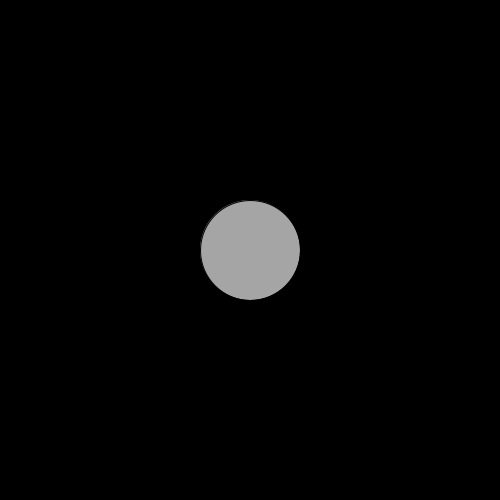
Frame 1 (no input)
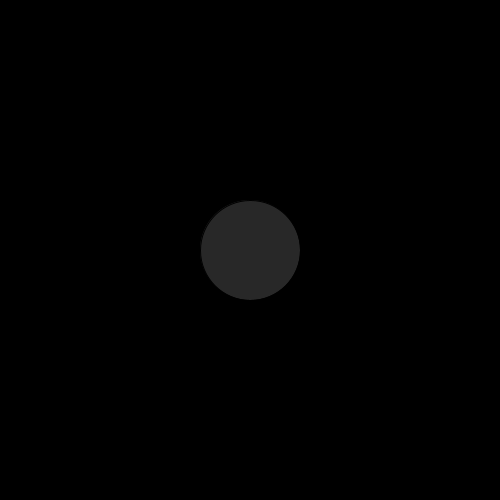
Frame 60 (the mouse pressed at the canvas centre just before this capture)
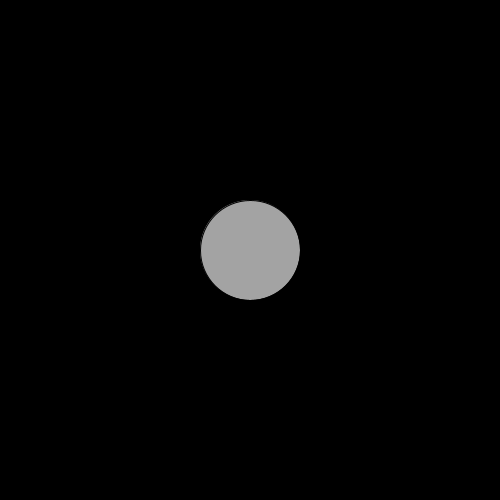
Frame 120 (the mouse held since frame 60 and released just before this capture)

The Processing sketch that drew these frames (run headless with seeded random() and noise(); from frame 60 on, the mouse is pressed at the canvas centre):

// Processing sketch: funcje_08_09_2017
// ── funcje_08_09_2017.pde
int red, green, blue;

void setup()

{

  size (500, 500);
  frameRate(16);
}//koniec setup

void draw()
{

  background(red, green, blue);

  fill(random (256) );
  ellipse(250, 250, 100, 100);
}//koniec draw

void keyPressed()
{
  if (key == ' ')
  {
    red = (int)random(256);
    green = (int)random (256);
    blue = (int)random (256);
  }
} //koniec keyPressed




//NOTATKI !!!

// void - funkcje, pod programy, bloczki
// setup - zdarzenie strat
//draw - wykonywana funkcja rysowania na klatek na sekunde
// frameRate(i); - funkcja draw jest powtarzana co i klatki na sekunde
//random - losuje z przedziału ()
//funkcje możemy wkładać do funcji i tak jak kolejność działań w matmie, nagłębsze nawiasy najpierw
//void keyPressed() - zdarzenie kliniecia klawiszza
//jeżeli klawisz wynosi spacja to...  if(key == ' ')
// float - liczba rzeczywista
//int - liczba całkowita
